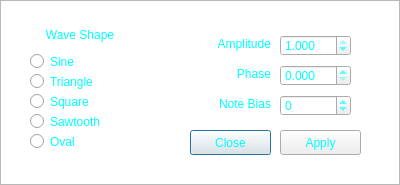
<?xml version="1.0" encoding="UTF-8"?>
<ui version="4.0">
 <class>BasicGenerSettings</class>
 <widget class="QDialog" name="BasicGenerSettings">
  <property name="geometry">
   <rect>
    <x>0</x>
    <y>0</y>
    <width>400</width>
    <height>185</height>
   </rect>
  </property>
  <property name="windowTitle">
   <string>Basic Generator Settings</string>
  </property>
  <property name="windowIcon">
   <iconset resource="sbMainResources.qrc">
    <normaloff>:/icons/sbicon.png</normaloff>:/icons/sbicon.png</iconset>
  </property>
  <property name="windowOpacity">
   <double>0.950000000000000</double>
  </property>
  <property name="styleSheet">
   <string notr="true">QWidget {
	color: cyan;
}

QRadioButton:disabled {
	color: gray;
}
QRadioButton::indicator:disabled {
	border-image: url(:/radio/radio_disabled.png);
}
QRadioButton::indicator {
	width: 17px;
	height: 17px;
	border-image: url(:/radio/radio_off.png);
}
QRadioButton::indicator:hover {
	width: 17px;
	height: 17px;
	border-image: url(:/radio/radio_off_hover.png);
}
QRadioButton::indicator:pressed {
	width: 17px;
	height: 17px;
	border-image: url(:/radio/radio_pressed.png);
}
QRadioButton::indicator:checked {
	width: 17px;
	height: 17px;
	border-image: url(:/radio/radio_selected.png);
}
QRadioButton::indicator:checked:hover {
	width: 17px;
	height: 17px;
	border-image: url(:/radio/radio_selected_hover.png);
}

QDoubleSpinBox {
	color: cyan;
	border-image: url(:/spinbox/spinbox_frame.png);
}
QDoubleSpinBox:hover {
	border-image: url(:/spinbox/spinbox_frame_hover.png);
}
QDoubleSpinBox:focus {
	border-image: url(:/spinbox/spinbox_frame_edit.png);
}
QDoubleSpinBox::up-button {
	height: 11px;
	width: 20px;
	border-image: url(:/spinbox/spinbox_upper_idle.png);
}
QDoubleSpinBox::down-button {
	height: 11px;
	width: 20px;
	border-image: url(:/spinbox/spinbox_lower_idle.png);
}
QDoubleSpinBox::up-button:hover {
	border-image: url(:/spinbox/spinbox_upper_hover.png);
}
QDoubleSpinBox::up-button:pressed {
	border-image: url(:/spinbox/spinbox_upper_pressed.png);
}
QDoubleSpinBox::down-button:hover {
	border-image: url(:/spinbox/spinbox_lower_hover.png);
}
QDoubleSpinBox::down-button:pressed {
	border-image: url(:/spinbox/spinbox_lower_pressed.png);
}

QPushButton {
	border-image: url(:/buttons/button75_idle.png);
}
QPushButton:disabled {
	color: gray;
	border-image: url(:/buttons/button75_disabled.png);
}
QPushButton:hover {
	border-image: url(:/buttons/button75_hover.png);
}
QPushButton:pressed {
	border-image: url(:/buttons/button75_pressed.png);
}</string>
  </property>
  <widget class="QRadioButton" name="sineWave">
   <property name="geometry">
    <rect>
     <x>30</x>
     <y>50</y>
     <width>61</width>
     <height>23</height>
    </rect>
   </property>
   <property name="text">
    <string>Sine</string>
   </property>
  </widget>
  <widget class="QRadioButton" name="triangleWave">
   <property name="geometry">
    <rect>
     <x>30</x>
     <y>70</y>
     <width>91</width>
     <height>23</height>
    </rect>
   </property>
   <property name="text">
    <string>Triangle</string>
   </property>
  </widget>
  <widget class="QRadioButton" name="squareWave">
   <property name="geometry">
    <rect>
     <x>30</x>
     <y>90</y>
     <width>91</width>
     <height>23</height>
    </rect>
   </property>
   <property name="text">
    <string>Square</string>
   </property>
  </widget>
  <widget class="QRadioButton" name="sawtoothWave">
   <property name="geometry">
    <rect>
     <x>30</x>
     <y>110</y>
     <width>101</width>
     <height>23</height>
    </rect>
   </property>
   <property name="text">
    <string>Sawtooth</string>
   </property>
  </widget>
  <widget class="QDoubleSpinBox" name="ampBox">
   <property name="geometry">
    <rect>
     <x>280</x>
     <y>35</y>
     <width>71</width>
     <height>21</height>
    </rect>
   </property>
   <property name="toolTip">
    <string>Sets this (and only this) generator's volume.</string>
   </property>
   <property name="decimals">
    <number>3</number>
   </property>
   <property name="minimum">
    <double>0.000000000000000</double>
   </property>
   <property name="maximum">
    <double>1.000000000000000</double>
   </property>
   <property name="singleStep">
    <double>0.100000000000000</double>
   </property>
   <property name="value">
    <double>1.000000000000000</double>
   </property>
  </widget>
  <widget class="QLabel" name="waveLabel">
   <property name="geometry">
    <rect>
     <x>30</x>
     <y>25</y>
     <width>100</width>
     <height>20</height>
    </rect>
   </property>
   <property name="text">
    <string>Wave Shape</string>
   </property>
   <property name="alignment">
    <set>Qt::AlignCenter</set>
   </property>
  </widget>
  <widget class="QLabel" name="ampLabel">
   <property name="geometry">
    <rect>
     <x>180</x>
     <y>30</y>
     <width>91</width>
     <height>28</height>
    </rect>
   </property>
   <property name="toolTip">
    <string/>
   </property>
   <property name="text">
    <string>Amplitude</string>
   </property>
   <property name="alignment">
    <set>Qt::AlignRight|Qt::AlignTrailing|Qt::AlignVCenter</set>
   </property>
  </widget>
  <widget class="QLabel" name="phaseLabel">
   <property name="geometry">
    <rect>
     <x>180</x>
     <y>60</y>
     <width>91</width>
     <height>28</height>
    </rect>
   </property>
   <property name="text">
    <string>Phase</string>
   </property>
   <property name="alignment">
    <set>Qt::AlignRight|Qt::AlignTrailing|Qt::AlignVCenter</set>
   </property>
  </widget>
  <widget class="QDoubleSpinBox" name="phaseBox">
   <property name="geometry">
    <rect>
     <x>280</x>
     <y>65</y>
     <width>71</width>
     <height>21</height>
    </rect>
   </property>
   <property name="toolTip">
    <string>Sets the wave's starting point.</string>
   </property>
   <property name="decimals">
    <number>3</number>
   </property>
   <property name="maximum">
    <double>1.000000000000000</double>
   </property>
   <property name="singleStep">
    <double>0.083333000000000</double>
   </property>
  </widget>
  <widget class="QPushButton" name="closeButton">
   <property name="geometry">
    <rect>
     <x>190</x>
     <y>130</y>
     <width>81</width>
     <height>25</height>
    </rect>
   </property>
   <property name="text">
    <string>Close</string>
   </property>
  </widget>
  <widget class="QPushButton" name="applyButton">
   <property name="geometry">
    <rect>
     <x>280</x>
     <y>130</y>
     <width>81</width>
     <height>25</height>
    </rect>
   </property>
   <property name="text">
    <string>Apply</string>
   </property>
  </widget>
  <widget class="QLabel" name="freqBiasLabel">
   <property name="geometry">
    <rect>
     <x>180</x>
     <y>90</y>
     <width>91</width>
     <height>28</height>
    </rect>
   </property>
   <property name="text">
    <string>Note Bias</string>
   </property>
   <property name="alignment">
    <set>Qt::AlignRight|Qt::AlignTrailing|Qt::AlignVCenter</set>
   </property>
  </widget>
  <widget class="QSpinBox" name="noteBiasBox">
   <property name="geometry">
    <rect>
     <x>280</x>
     <y>95</y>
     <width>71</width>
     <height>21</height>
    </rect>
   </property>
   <property name="toolTip">
    <string>Biases the generator's frequency by the number halfsteps here.</string>
   </property>
   <property name="styleSheet">
    <string notr="true">QSpinBox {
	color: cyan;
	border-image: url(:/spinbox/spinbox_frame.png);
}
QSpinBox:hover {
	border-image: url(:/spinbox/spinbox_frame_hover.png);
}
QSpinBox:focus {
	border-image: url(:/spinbox/spinbox_frame_edit.png);
}
QSpinBox::up-button {
	height: 11px;
	width: 20px;
	border-image: url(:/spinbox/spinbox_upper_idle.png);
}
QSpinBox::down-button {
	height: 11px;
	width: 20px;
	border-image: url(:/spinbox/spinbox_lower_idle.png);
}
QSpinBox::up-button:hover {
	border-image: url(:/spinbox/spinbox_upper_hover.png);
}
QSpinBox::up-button:pressed {
	border-image: url(:/spinbox/spinbox_upper_pressed.png);
}
QSpinBox::down-button:hover {
	border-image: url(:/spinbox/spinbox_lower_hover.png);
}
QSpinBox::down-button:pressed {
	border-image: url(:/spinbox/spinbox_lower_pressed.png);
}</string>
   </property>
   <property name="prefix">
    <string/>
   </property>
   <property name="minimum">
    <number>-99</number>
   </property>
  </widget>
  <widget class="QGraphicsView" name="backdrop">
   <property name="geometry">
    <rect>
     <x>0</x>
     <y>0</y>
     <width>400</width>
     <height>185</height>
    </rect>
   </property>
   <property name="styleSheet">
    <string notr="true">QGraphicsView {
	border-image: url(:/popups/basicgener_backdrop.png);
}</string>
   </property>
  </widget>
  <widget class="QRadioButton" name="ovalWave">
   <property name="enabled">
    <bool>true</bool>
   </property>
   <property name="geometry">
    <rect>
     <x>30</x>
     <y>130</y>
     <width>101</width>
     <height>23</height>
    </rect>
   </property>
   <property name="text">
    <string>Oval</string>
   </property>
  </widget>
  <zorder>backdrop</zorder>
  <zorder>sineWave</zorder>
  <zorder>triangleWave</zorder>
  <zorder>squareWave</zorder>
  <zorder>sawtoothWave</zorder>
  <zorder>ampBox</zorder>
  <zorder>waveLabel</zorder>
  <zorder>ampLabel</zorder>
  <zorder>phaseLabel</zorder>
  <zorder>phaseBox</zorder>
  <zorder>closeButton</zorder>
  <zorder>applyButton</zorder>
  <zorder>freqBiasLabel</zorder>
  <zorder>noteBiasBox</zorder>
  <zorder>ovalWave</zorder>
 </widget>
 <resources>
  <include location="sbMainResources.qrc"/>
 </resources>
 <connections/>
</ui>
